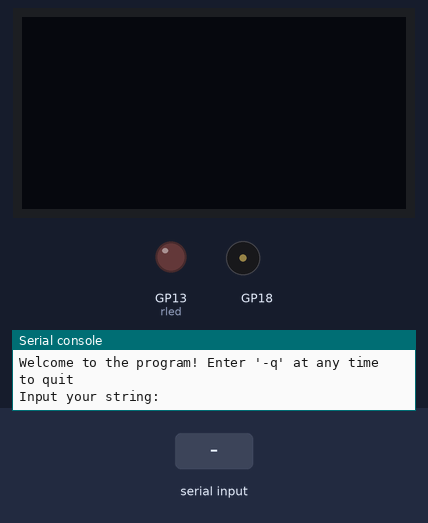
A program run on a simulated Raspberry Pi Pico running CircuitPython. Shown: 128×64 one-colour display, output pins drawn as LEDs (lit = HIGH), buzzer (waves = sounding), the last lines printed to the serial console. The test bench sets the inputs (shaded band).

Above: at 1.2 s.
1.3 s: "E" typed at the serial console, then Enter
At 1.42 s:
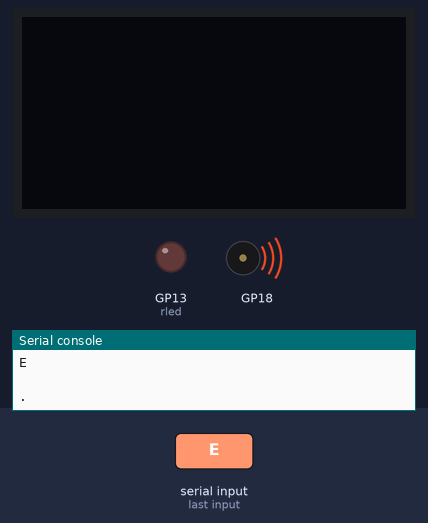
4.3 s: "A" typed at the serial console, then Enter
At 6.9 s:
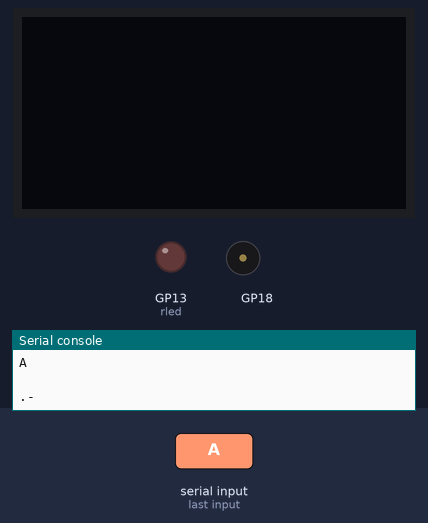
7.3 s: "." typed at the serial console, then Enter
At 8.9 s:
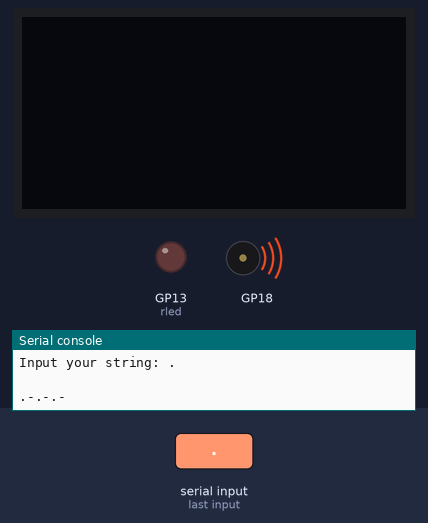
Timing chart, 0 to 15.8 s (numbered marks = the images above; inputs shaded):
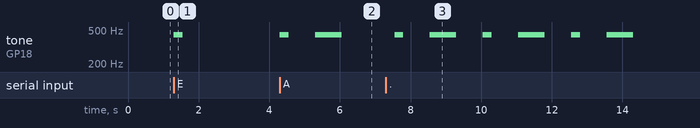

Measured:
- after the input at 1.3 s, tone on GP18: silent → 440 Hz at once, → silent 0.25 s later
- after the input at 4.3 s, tone on GP18: silent → 440 Hz at once, → silent 0.25 s later, → 440 Hz 0.75 s later, → silent 0.75 s later
- after the input at 7.3 s, tone on GP18: silent → 440 Hz after 0.25 s, then repeats every 2.5 s: silent 0.75 s, 440 Hz 0.75 s, silent 0.75 s, 440 Hz 0.25 s

The program:

morseCode.py
```python
#type: ignore
import time
import board
import digitalio
import pwmio
import busio
import simpleio
from adafruit_display_text import label
import adafruit_displayio_ssd1306
import terminalio
import displayio


displayio.release_displays()

rled = digitalio.DigitalInOut(board.GP13)
rled.direction = digitalio.Direction.OUTPUT    # sets pin type
sda_pin = board.GP16
scl_pin = board.GP17
i2c = busio.I2C(scl_pin, sda_pin)
display_bus = displayio.I2CDisplay(i2c, device_address=0x3d, reset=board.GP6)
display = adafruit_displayio_ssd1306.SSD1306(display_bus, width=128, height=64)

splash = displayio.Group() #creates display group

MORSE_CODE = { 'A':'.-', 'B':'-...',
    'C':'-.-.', 'D':'-..', 'E':'.',
    'F':'..-.', 'G':'--.', 'H':'....',
    'I':'..', 'J':'.---', 'K':'-.-',
    'L':'.-..', 'M':'--', 'N':'-.',
    'O':'---', 'P':'.--.', 'Q':'--.-',
    'R':'.-.', 'S':'...', 'T':'-',
    'U':'..-', 'V':'...-', 'W':'.--',
    'X':'-..-', 'Y':'-.--', 'Z':'--..',
    '1':'.----', '2':'..---', '3':'...--',
    '4':'....-', '5':'.....', '6':'-....',
    '7':'--...', '8':'---..', '9':'----.',
    '0':'-----', ', ':'--..--', '.':'.-.-.-',
    '?':'..--..', '/':'-..-.', '-':'-....-',
    '(':'-.--.', ')':'-.--.-'}

# The Morse code timing rules we will use for signaling are:
# a dot (.) lasts for 1/4 second. a dash (-) lasts for 3/4 seconds.
# the space between dots and dashes that are part of the same letter is 1/4 second.
# space between letters is 3/4 seconds
# space between words is 1+3/4 seconds

modifier = 0.25
dot_time = 1*modifier
dash_time = 3*modifier
between_taps = 1*modifier
between_letters = 3*modifier
between_words = 7*modifier

print("Welcome to the program! Enter '-q' at any time to quit")

while True:
    userInput = input("Input your string: ")
    ans = ""
    if userInput == "-q": break
    for letter in userInput:
        if letter != ' ':
            ans = ans + MORSE_CODE[letter.upper()] + " "
        else: ans = ans + " / "
    print()
    print(ans)
    #text_area = label.Label(terminalio.FONT, text = f"{ans}", color = 0xFFFF00, x = 5, y = 32) #sets font, text, color, and location
    #splash.append(text_area) #adds to splash

    for letter in userInput:
        #print(f"{letter} -> {MORSE_CODE[letter.upper()]}")
        if(letter != " "):
            for sandwhich in MORSE_CODE[letter.upper()]:
                if sandwhich == ".":
                    simpleio.tone(board.GP18, 440, dot_time)
                    #rled.value = True
                    #time.sleep(dot_time)
                elif sandwhich == "-":
                    simpleio.tone(board.GP18, 440, dash_time)
                    #rled.value = True
                    #time.sleep(dash_time)
                rled.value = False
                if letter == " ": time.sleep(between_words)
                else: time.sleep(between_letters)
        if letter == " ": time.sleep(between_words)
        else: time.sleep(between_letters)

        #
        #   Somethin is a bit wonky in here for loop. (skipping dots/dashes? check everything!)
        #

    display.show(splash) #sends display group to OLED screen

print("Have a good day!")
splash = displayio.Group()
text_area = label.Label(terminalio.FONT, text = "Goodbye.", color = 0xFFFF00, x = 5, y = 32) #sets font, text, color, and location
splash.append(text_area) #adds to splash
display.show(splash) #sends display group to OLED screen
```
